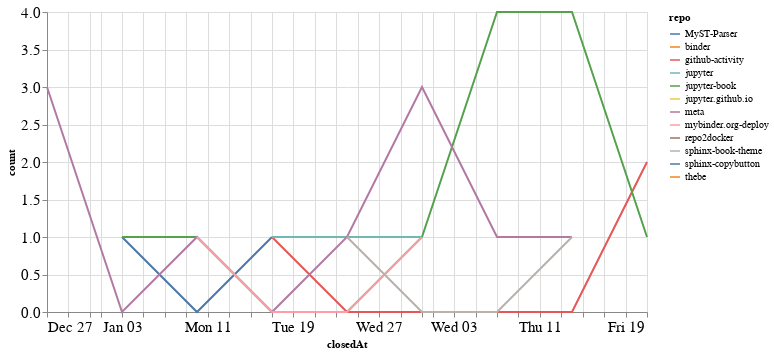

The notebook cell saved with this chart:
### Code cell
closed_by_time = closed_by.groupby('repo').resample('W', on='closedAt').count()['author'].reset_index()
closed_by_time = closed_by_time.rename(columns={'author': 'count'})

alt.Chart(closed_by_time, width=600).mark_line().encode(
    x='closedAt',
    y='count',
    color='repo',
    tooltip="repo"
)

### Figure 1 — Vega-Lite specification as saved in the notebook (floating-point values rounded to 4 significant figures)
{"config": {"axisLeft": {"labelFontSize": 15}, "axisBottom": {"labelFontSize": 15}}, "data": {"name": "data-397ebe45f623be6bd335c8d8dc734d5a"}, "mark": "line", "encoding": {"color": {"type": "nominal", "field": "repo"}, "tooltip": {"type": "nominal", "field": "repo"}, "x": {"type": "temporal", "field": "closedAt"}, "y": {"type": "quantitative", "field": "count"}}, "width": 600, "$schema": "https://vega.github.io/schema/vega-lite/v4.8.1.json", "datasets": {"data-397ebe45f623be6bd335c8d8dc734d5a": [{"repo": "MyST-Parser", "closedAt": "2021-01-03T00:00:00", "count": 1}, {"repo": "MyST-Parser", "closedAt": "2021-01-10T00:00:00", "count": 0}, {"repo": "MyST-Parser", "closedAt": "2021-01-17T00:00:00", "count": 1}, {"repo": "binder", "closedAt": "2021-01-31T00:00:00", "count": 1}, {"repo": "github-activity", "closedAt": "2021-01-17T00:00:00", "count": 1}, {"repo": "github-activity", "closedAt": "2021-01-24T00:00:00", "count": 0}, {"repo": "github-activity", "closedAt": "2021-01-31T00:00:00", "count": 0}, {"repo": "github-activity", "closedAt": "2021-02-07T00:00:00", "count": 0}, {"repo": "github-activity", "closedAt": "2021-02-14T00:00:00", "count": 0}, {"repo": "github-activity", "closedAt": "2021-02-21T00:00:00", "count": 2}, {"repo": "jupyter", "closedAt": "2021-01-17T00:00:00", "count": 1}, {"repo": "jupyter", "closedAt": "2021-01-24T00:00:00", "count": 1}, {"repo": "jupyter", "closedAt": "2021-01-31T00:00:00", "count": 1}, {"repo": "jupyter-book", "closedAt": "2021-01-03T00:00:00", "count": 1}, {"repo": "jupyter-book", "closedAt": "2021-01-10T00:00:00", "count": 1}, {"repo": "jupyter-book", "closedAt": "2021-01-17T00:00:00", "count": 0}, {"repo": "jupyter-book", "closedAt": "2021-01-24T00:00:00", "count": 0}, {"repo": "jupyter-book", "closedAt": "2021-01-31T00:00:00", "count": 1}, {"repo": "jupyter-book", "closedAt": "2021-02-07T00:00:00", "count": 4}, {"repo": "jupyter-book", "closedAt": "2021-02-14T00:00:00", "count": 4}, {"repo": "jupyter-book", "closedAt": "2021-02-21T00:00:00", "count": 1}, {"repo": "jupyter.github.io", "closedAt": "2021-02-07T00:00:00", "count": 1}, {"repo": "meta", "closedAt": "2020-12-27T00:00:00", "count": 3}, {"repo": "meta", "closedAt": "2021-01-03T00:00:00", "count": 0}, {"repo": "meta", "closedAt": "2021-01-10T00:00:00", "count": 1}, {"repo": "meta", "closedAt": "2021-01-17T00:00:00", "count": 0}, {"repo": "meta", "closedAt": "2021-01-24T00:00:00", "count": 1}, {"repo": "meta", "closedAt": "2021-01-31T00:00:00", "count": 3}, {"repo": "meta", "closedAt": "2021-02-07T00:00:00", "count": 1}, {"repo": "meta", "closedAt": "2021-02-14T00:00:00", "count": 1}, {"repo": "mybinder.org-deploy", "closedAt": "2021-01-10T00:00:00", "count": 1}, {"repo": "mybinder.org-deploy", "closedAt": "2021-01-17T00:00:00", "count": 0}, {"repo": "mybinder.org-deploy", "closedAt": "2021-01-24T00:00:00", "count": 0}, {"repo": "mybinder.org-deploy", "closedAt": "2021-01-31T00:00:00", "count": 1}, {"repo": "repo2docker", "closedAt": "2021-01-24T00:00:00", "count": 1}, {"repo": "sphinx-book-theme", "closedAt": "2021-01-24T00:00:00", "count": 1}, {"repo": "sphinx-book-theme", "closedAt": "2021-01-31T00:00:00", "count": 0}, {"repo": "sphinx-book-theme", "closedAt": "2021-02-07T00:00:00", "count": 0}, {"repo": "sphinx-book-theme", "closedAt": "2021-02-14T00:00:00", "count": 1}, {"repo": "sphinx-copybutton", "closedAt": "2021-01-03T00:00:00", "count": 1}, {"repo": "thebe", "closedAt": "2021-01-10T00:00:00", "count": 1}]}}
